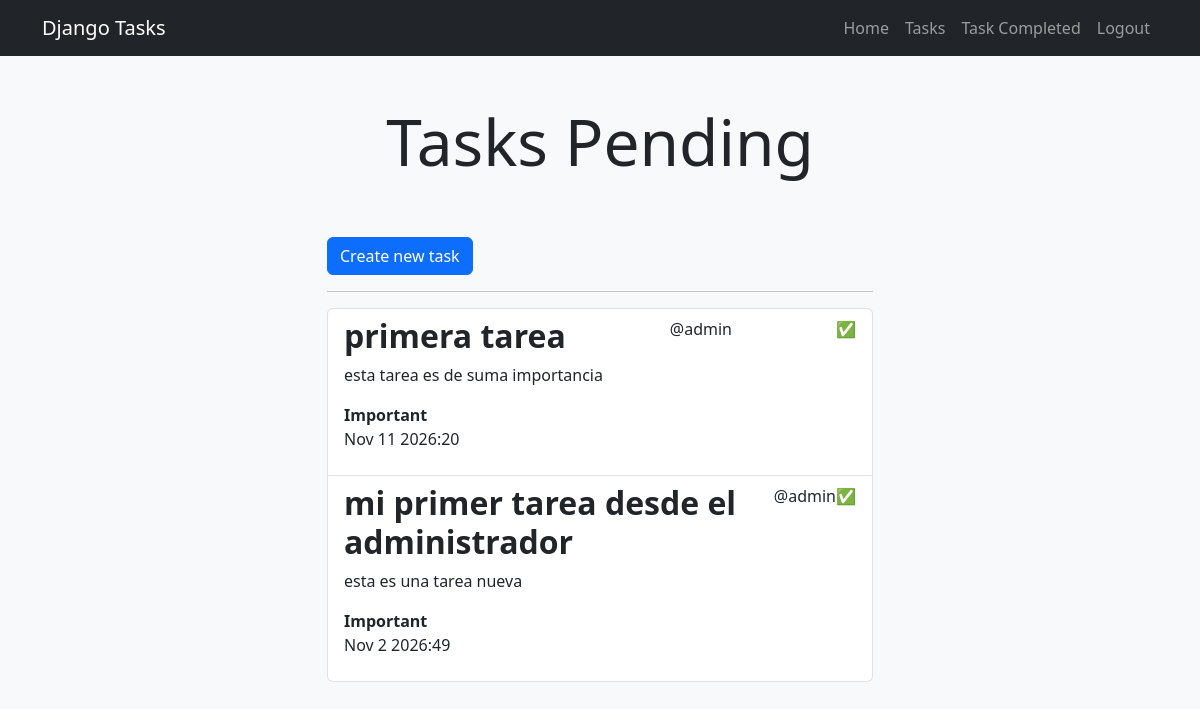
Page /tasks_completed/ (signed in) on the committed database.
### tasks/models.py (models this page shows, shortened)
class Task(models.Model):
    title = models.CharField(max_length=200)
    description = models.TextField(blank=True)
    created = models.DateTimeField(auto_now_add=True)
    datecompleted = models.DateTimeField(null=True, blank=True)
    important = models.BooleanField(default=False)
    user = models.ForeignKey(User, on_delete=models.CASCADE)

### tasks/views.py (the view)
# urls.py: path("tasks_completed/", views.tasks_completed, name="tasks_completed"),
@login_required
def tasks_completed(request):
    user_tasks = Task.objects.filter(user=request.user, datecompleted__isnull=False).order_by('-created')
    return render(request, 'tasks.html', {'tasks': user_tasks})

### tasks/templates/tasks.html
{% extends 'base.html' %}
{% block content %}
<main class="container">
    <div class="row">
        <div class="col-md-6 offset-md-3">
            <h1 class="text-center display-3 py-5">Tasks Pending</h1>
            <a class="btn btn-primary" type="button" href="{% url 'create_task' %}">Create new task</a>
            <hr>
            {% if tasks %}
            <ul class="list-group">
                {% for task in tasks %}
                <a href="{% url 'task_detail' task.id %}" class="list-group-item">
                    <header class="d-flex justify-content-between">
                        <h2 class="fw-bold">{{ task.title }}</h2>
                        <p>@{{ task.user.username }}</p>
                        {% if task.datecompleted %}✅{% endif %}
                    </header>
                    {% if task.description %}<p>{{ task.description }}</p>{% endif %}
                        {% if task.important %}<strong>Important</strong>{% endif %}
                        <p>{{ task.datecompleted|date:'M j Y:i' }}</p>
                </a>
                {% endfor %}
            </ul>
            {% else %}
                <p>You have no tasks yet.</p>
            {% endif %}
        </div>
    </div>
</main>
{% endblock %}

### tasks/templates/base.html (shortened to what this page needs)
<!DOCTYPE html>
<html lang="en">
<head>
    <link rel="stylesheet" href="https://cdn.jsdelivr.net/npm/bootstrap@5.3.3/dist/css/bootstrap.min.css">
</head>
<body class="bg-light">
    <nav class="navbar navbar-expand-lg navbar-dark bg-dark">
        <div class="container">
            <a class="navbar-brand" href="/">Django Tasks</a>
            <div class="collapse navbar-collapse" id="navbarNav">
                <ul class="navbar-nav ms-auto">
                    <li class="nav-item">
                        <a class="nav-link" href="/">Home</a>
                    </li>
                    {% if user.is_authenticated %}
                    <li class="nav-item">
                        <a class="nav-link" href="{% url 'tasks' %}">Tasks</a>
                    </li>
                    <li class="nav-item">
                        <a class="nav-link" href="{% url 'tasks_completed' %}">Task Completed</a>
                    </li>
                    <li class="nav-item">
                        <a class="nav-link" href="{% url 'logout' %}">Logout</a>
                    </li>
                    {% endif %}
                </ul>
            </div>
        </div>
    </nav>
    {% block content %}
    {% endblock %}
</body>
</html>

### rows in the picture
Task: title "primera tarea", user.username "admin", description "esta tarea es de suma importancia", important "Important", datecompleted "Nov 11 2026:20"
Task: title "mi primer tarea desde el administrador", user.username "admin", description "esta es una tarea nueva", important "Important", datecompleted "Nov 2 2026:49"
